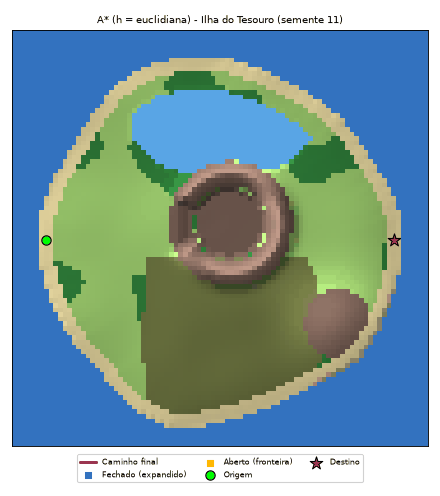
#> input picture astar_euclidiana_semente11.gif, 440 x 496 px; its folder holds only this picture in this run
$ python gif_para_imagem.py
#> lines starting #> are read from the running program, lines starting #| are printed output that depends on the picture
from PIL import Image
from pathlib import Path

gifs = sorted(Path(".").glob("*.gif"))

for gif in gifs:
    with Image.open(gif) as im:
#> im is the input picture: PIL image 440x496 P; mean R, G, B 125.3, 155.9, 160.9
        im.seek(im.n_frames//2)
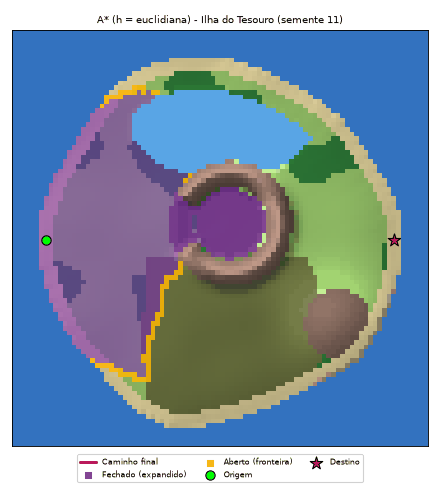
#> im: PIL image 440x496 RGB; mean R, G, B 125.4, 146.2, 168
        im.convert("RGB").save(gif.with_name(gif.stem + "_intermediario.png"), "PNG")
        im.seek(im.n_frames-1)
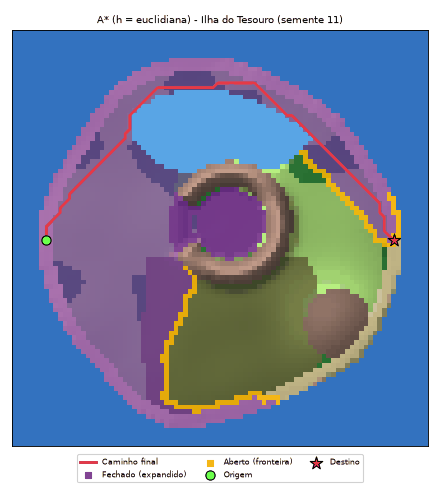
#> im: PIL image 440x496 RGB; mean R, G, B 126.1, 140.7, 171.2
        im.convert("RGB").save(gif.with_name(gif.stem + "_fim.png"), "PNG")
